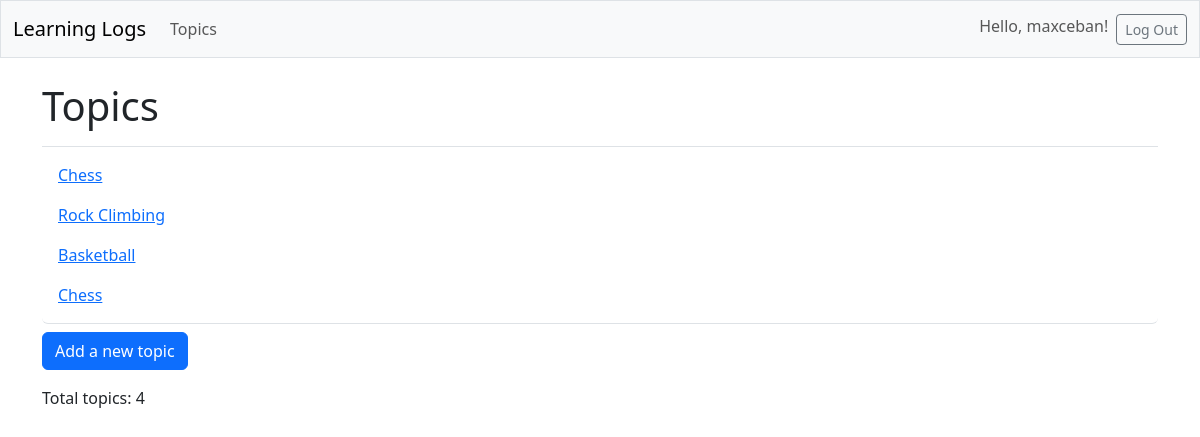
Page /topics/ (signed in) on the earlier database version.
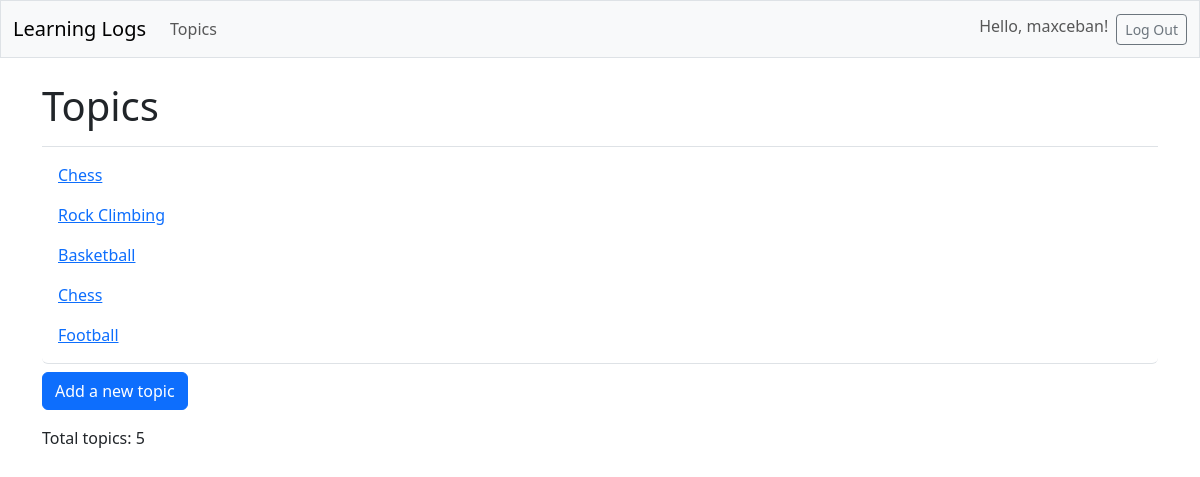
Same page on the later database version.
### learning_logs/models.py (models this page shows, shortened)
class Topic(models.Model):
    text = models.CharField(max_length=200)
    date_added = models.DateTimeField(auto_now_add=True)
    owner = models.ForeignKey(User, on_delete=models.CASCADE)

### learning_logs/views.py (the view)
# urls.py: path('topics/', views.topics, name='topics'),
@login_required
def topics(request):
    topics = Topic.objects.order_by('date_added')
    context = {'topics': topics}
    return render(request, 'learning_logs/topics.html', context)

### learning_logs/templates/learning_logs/topics.html (shortened to what this page needs)
<!DOCTYPE html>
<html lang="en">
<head>
</head>
<body>
    {% extends 'learning_logs/base.html' %}
    {% block page_header %}
        <h1>Topics</h1>
    {% endblock page_header %}
    {% block content%}
        <ul class="list-group border-bottom pb-2 mb-2">
            {% for topic in topics %}
            <li class="list-group-item border-0">
                <a href="{% url 'learning_logs:topic' topic.id %}">{{ topic.text }}</a>
            </li>
            {% empty %}
            <li class="list-group-item border-0">No topics have been added yet.</li>
            {% endfor %}
        </ul>
        <a href="{% url 'learning_logs:new_topic' %}" class="btn btn-primary">Add a new topic</a>
        {% if topics %}
            <p class="mt-3">Total topics: {{ topics|length }}</p>
        {% endif %}
    {% endblock content %}

Differences in the rows shown:
added Topic: text "Football"
Other differences:
{{ topics|length }}: "4" → "5"
